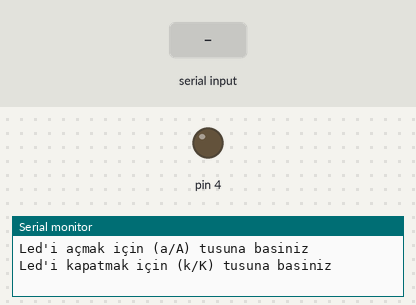
Recording of a sketch running on a simulated Arduino Uno, built with avr-gcc and run on an emulated ATmega328P. Parts: output pins drawn as LEDs (lit = HIGH), the last lines printed to the serial monitor. Inputs (shaded band) come from the test bench.

Above: at 1.2 s.
1.3 s: "a" received over Serial
At 2.4 s:
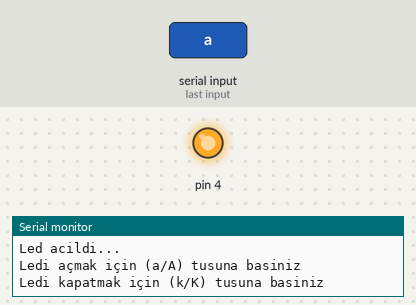
3.0 s: "k" received over Serial
At 3.6 s:
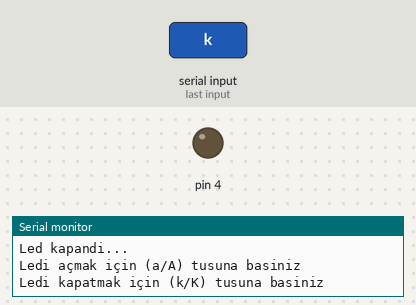
4.5 s: "A" received over Serial
At 5.8 s:
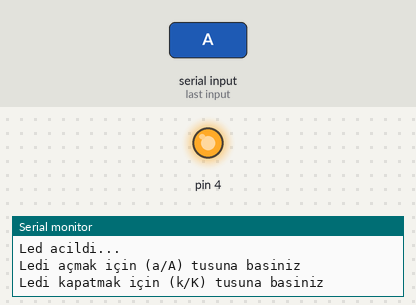
6.1 s: "K" received over Serial
At 7.1 s:
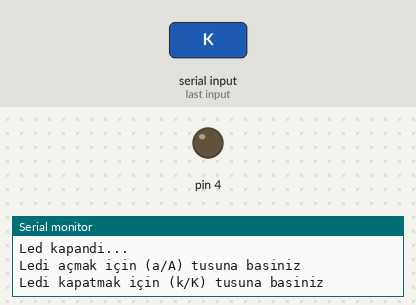
Timing chart, 0 to 8.6 s (numbered marks = the images above; inputs shaded):
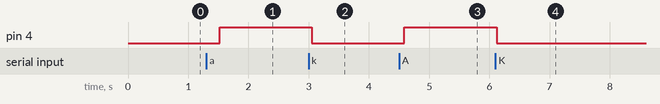

The sketch:

Serial_Monitor_Led.ino
```cpp
int TimeValue;
void setup() {
  // put your setup code here, to run once:
  Serial.begin(9600);
  pinMode(4, OUTPUT);
  TimeValue = 500;

  Serial.println("Led'i açmak için (a/A) tusuna basiniz");
  Serial.println("Led'i kapatmak için (k/K) tusuna basiniz");
}

void loop() {
  // put your main code here, to run repeatedly:
  if(Serial.available()){
    char choice = Serial.read();

    if(choice == 'a' || choice == 'A'){
      digitalWrite(4, 1);
      Serial.println("Led acildi...");
      Serial.println("Ledi açmak için (a/A) tusuna basiniz");
      Serial.println("Ledi kapatmak için (k/K) tusuna basiniz");
    }
    if(choice == 'k' || choice == 'K'){
      digitalWrite(4, 0);
      Serial.println("Led kapandi...");
      Serial.println("Ledi açmak için (a/A) tusuna basiniz");
      Serial.println("Ledi kapatmak için (k/K) tusuna basiniz");
    }

    while(Serial.available()){
      Serial.read();
    }
  }

  delay(TimeValue);
}
```

Measured:
- after the input at 1.3 s, pin 4: LOW → HIGH after 0.22 s
- after the input at 3.0 s, pin 4: HIGH → LOW after 0.05 s
- after the input at 4.5 s, pin 4: LOW → HIGH after 0.09 s
- after the input at 6.1 s, pin 4: HIGH → LOW at once
